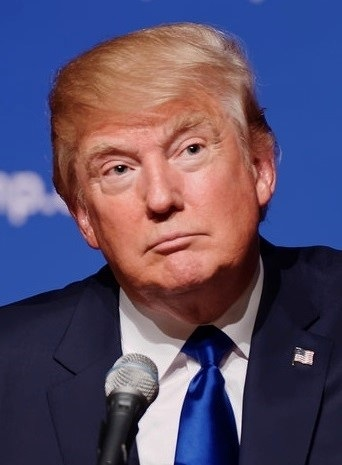
#> input picture data/Trump.jpg, 342 x 465 px
$ python faceDetectionFromImage.py
#> lines starting #> are read from the running program, lines starting #| are printed output that depends on the picture; after the words box and inside, x2 and y2 are one past the last pixel; in counts of white or black regions, pixels touching at a corner belong together
import cv2
import numpy as np

# importing_classifiers
face_classifier =cv2.CascadeClassifier('haarcascades/haarcascade_frontalface_default.xml')
eye_classifier  =cv2.CascadeClassifier('haarcascades/haarcascade_eye.xml')

# reading_image
image=cv2.imread('data/Trump.jpg')
#> image is the input picture: shape (465, 342, 3); mean B, G, R 104.9, 77.8, 89.5
gray=cv2.cvtColor(image,cv2.COLOR_BGR2GRAY)
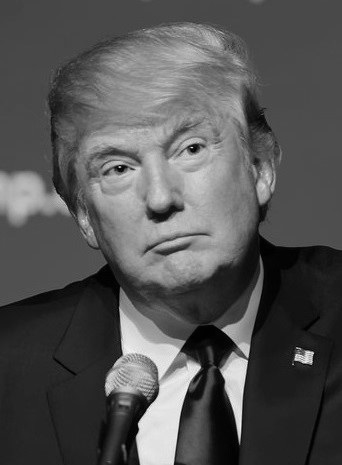
#> gray: shape (465, 342); min 0, max 252, mean 84.4

# detecting_faces
faces=face_classifier.detectMultiScale(gray,1.5,5)
#> faces = [[67, 86, 182, 182]]
if faces is ():
    print('No faces detected!')

# faces_found
for (x,y,w,h) in faces:

    # draw_rectangle_around_face
    cv2.rectangle(image,(x,y),(x+w,y+h),(127,0,255),2)
#     cv2.imshow('faces',image)
#     cv2.waitKey(0)

    # cropping_face_only
    roi_color=image[y:y+h,x:x+w]
    roi_gray=gray[y:y+h,x:x+w]

    # eyes_detection
    eyes=eye_classifier.detectMultiScale(roi_gray)

    # drawing_eyes_one_by_one
    for (ex,ey,ew,eh) in eyes:
        cv2.rectangle(roi_color,(ex,ey),(ex+ew,ey+eh),(255,255,0),2)
#         cv2.imshow('face&eyes',image)
#         cv2.waitKey(0)
    cv2.imshow('faces&eyes',image)
#> this loop made 1 pass
#> (x, y, w, h, eyes) on pass 1: (67, 86, 182, 182, [[105, 44, 38, 38], [32, 65, 38, 38]])
#> pass 1, `roi_color=image[y:y+h,x:x+w]`:
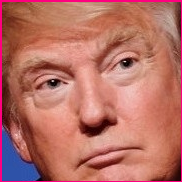
#> roi_color: shape (182, 182, 3); mean B, G, R 101.2, 111.4, 183.6
#> pass 1, `roi_gray=gray[y:y+h,x:x+w]`:
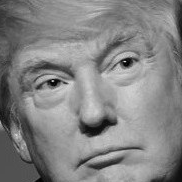
#> roi_gray: shape (182, 182); min 2, max 225, mean 132
#> pass 1, `cv2.imshow('faces&eyes',image)`:
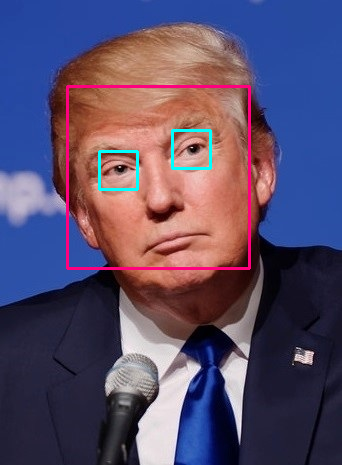
#> window 'faces&eyes': shape (465, 342, 3); mean B, G, R 106.5, 77.5, 90.3
#> after the loop:
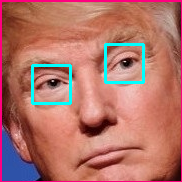
#> roi_color: shape (182, 182, 3); 2.73% of pixels changed, all inside (x1, y1, x2, y2) = (31, 43, 145, 105)

cv2.waitKey(0)
cv2.destroyAllWindows()
